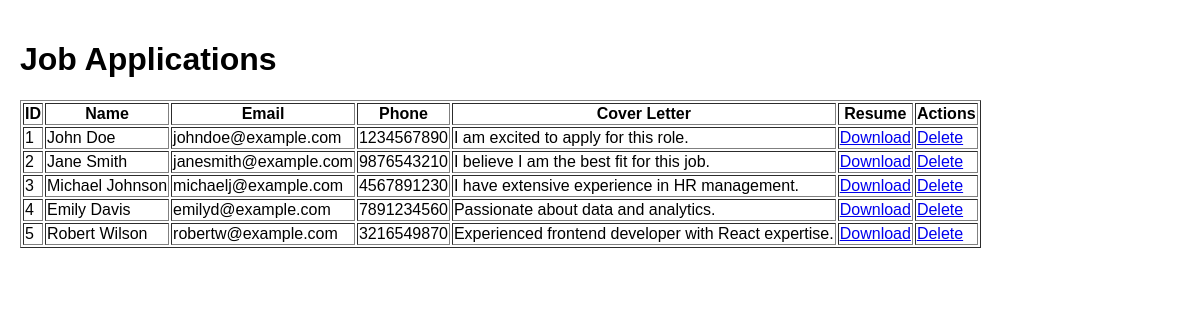
The app's page /admin.php with its own data.
### tables this page shows
CREATE TABLE applications (
    id INT AUTO_INCREMENT PRIMARY KEY,
    job_id INT NOT NULL,
    name VARCHAR(255) NOT NULL,
    email VARCHAR(255) NOT NULL,
    phone VARCHAR(20) NOT NULL,
    resume VARCHAR(255) NOT NULL,
    cover_letter TEXT,
    applied_at TIMESTAMP DEFAULT CURRENT_TIMESTAMP,
    FOREIGN KEY (job_id) REFERENCES jobs(id) ON DELETE CASCADE
);

### admin.php (the view, shortened to what this page needs)
<?php
include 'db.php';
$query = "SELECT * FROM applications";
$result = $conn->query($query);
?>
<!DOCTYPE html>
<html>
<head>
    <link rel="stylesheet" href="styles.css">
</head>
<body>
    <h1>Job Applications</h1>
    <table border="1">
        <tr>
            <th>ID</th>
            <th>Name</th>
            <th>Email</th>
            <th>Phone</th>
            <th>Cover Letter</th>
            <th>Resume</th>
            <th>Actions</th>
        </tr>
        <?php while ($row = $result->fetch_assoc()) { ?>
        <tr>
            <td><?php echo (int)$row['id']; ?></td>
            <td><?php echo htmlspecialchars($row['name']); ?></td>
            <td><?php echo htmlspecialchars($row['email']); ?></td>
            <td><?php echo htmlspecialchars($row['phone']); ?></td>
            <td><?php echo nl2br(htmlspecialchars($row['cover_letter'])); ?></td>
            <td><a href="uploads/<?php echo htmlspecialchars($row['resume']); ?>" download>Download</a></td>
            <td><a href="delete.php?id=<?php echo (int)$row['id']; ?>">Delete</a></td>
        </tr>
        <?php } ?>
    </table>
</body>
</html>

### styles.css (style rules this page uses)
body { font-family: 'Montserrat', sans-serif; margin: 10px; padding: 10px; }

### records on screen
applications: id "1", name "John Doe", email "johndoe@example.com", phone "1234567890", cover_letter "I am excited to apply for this role."
applications: id "2", name "Jane Smith", email "janesmith@example.com", phone "9876543210", cover_letter "I believe I am the best fit for this job."
applications: id "3", name "Michael Johnson", email "michaelj@example.com", phone "4567891230", cover_letter "I have extensive experience in HR management."
applications: id "4", name "Emily Davis", email "emilyd@example.com", phone "7891234560", cover_letter "Passionate about data and analytics."
applications: id "5", name "Robert Wilson", email "robertw@example.com", phone "3216549870", cover_letter "Experienced frontend developer with React expertise."
